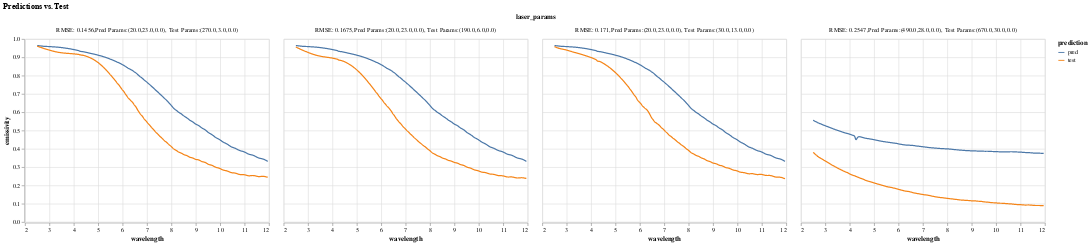

This figure's notebook cell:
### Code cell
alt.data_transformers.enable('default', max_rows=None)
alt.Chart(viz_coords).mark_line().encode(
    x='wavelength',
    y='emissivity',
    color='prediction'
).facet(facet = 'laser_params', title = 'Predictions vs. Test')#.encode(text = 'laser_params:N').

### Figure 1 — Vega-Lite specification as saved in the notebook (floating-point values rounded to 4 significant figures; data arrays with more than 128 entries replaced by an {"elided": "..."} marker saying what was removed)
{"config": {"view": {"continuousWidth": 400, "continuousHeight": 300}}, "data": {"name": "data-bc0cc1308ac471893ce60a638ee188ce"}, "facet": {"field": "laser_params", "type": "nominal"}, "spec": {"mark": "line", "encoding": {"color": {"field": "prediction", "type": "nominal"}, "x": {"field": "wavelength", "type": "quantitative"}, "y": {"field": "emissivity", "type": "quantitative"}}}, "title": "Predictions vs. Test", "$schema": "https://vega.github.io/schema/vega-lite/v4.17.0.json", "datasets": {"data-bc0cc1308ac471893ce60a638ee188ce": {"elided": "6400 records"}}}
